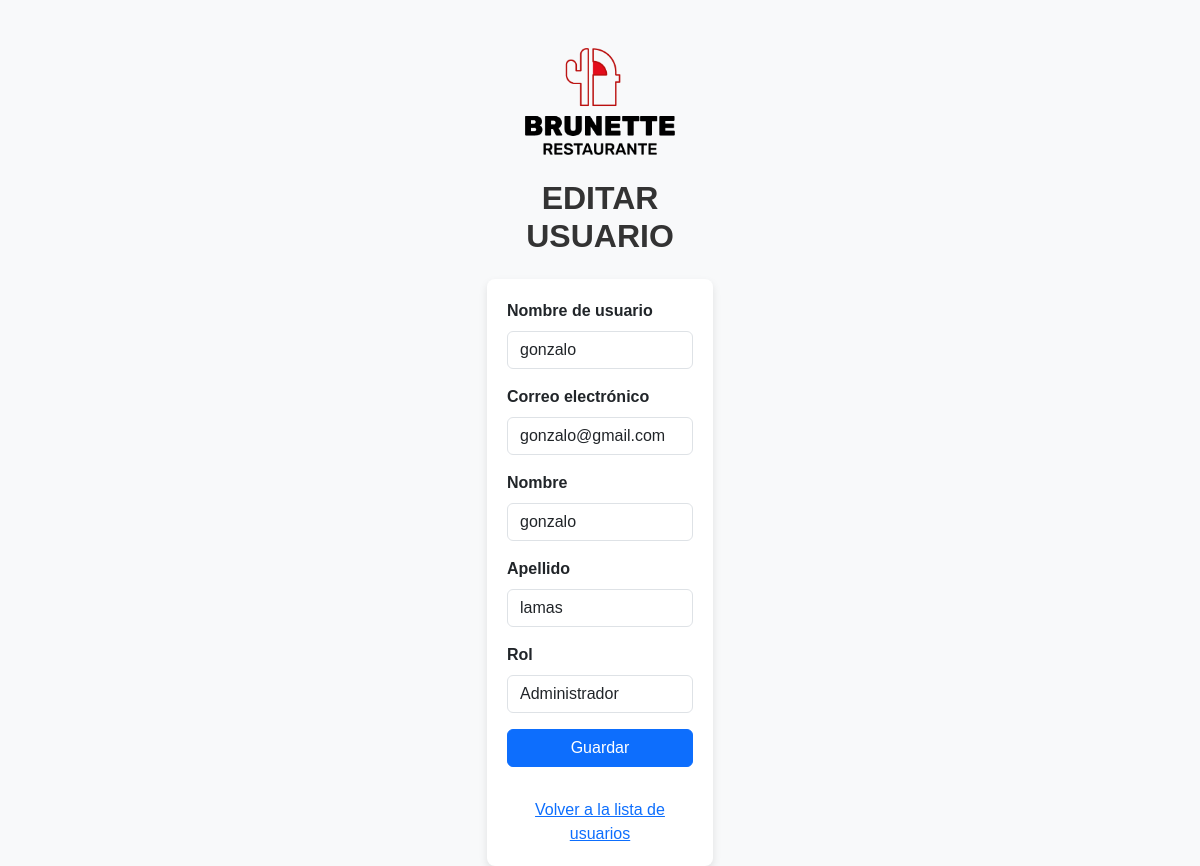
Screenshot of /usuarios/edit_user/6/ (signed in) with the database file from the repository.
### usuarios/models.py (models this page shows, shortened)
class Usuario(AbstractUser):
    ROLES = (
        ('ADMIN', 'Administrador'),
        ('CAJERO', 'Cajero'),
        ('CLIENTE', 'Cliente'),
        ('COCINERO', 'Cocinero'),
    )
    rol = models.CharField(max_length=10, choices=ROLES, default='CLIENTE')
    is_active = models.BooleanField(default=True)  # Borrado lógico

### usuarios/views.py (the view)
# urls.py: path('edit_user/<int:user_id>/', views.edit_user, name='edit_user'),
@login_required
@user_passes_test(es_admin)
def edit_user(request, user_id):
    usuario = get_object_or_404(Usuario, id=user_id)
    if request.method == 'POST':
        form = UserChangeForm(request.POST, instance=usuario)
        if form.is_valid():
            form.save()
            return redirect('usuarios:user_list')
    else:
        form = UserChangeForm(instance=usuario)
    return render(request, 'usuarios/edit_user.html', {'form': form})

### usuarios/views.py
class UserChangeForm(BaseUserChangeForm):
    class Meta:
        model = Usuario
        fields = ['username', 'email', 'first_name', 'last_name', 'rol']

### usuarios/templatetags/custom_filters.py (called while the page is built)
@register.filter(name='add_class')
def add_class(value, arg):
    return value.as_widget(attrs={'class': arg})

### usuarios/views.py (called while the page is built)
def es_admin(user):
    return user.is_superuser

### usuarios/templates/usuarios/edit_user.html (shortened to what this page needs)
{% extends 'usuarios/base.html' %}
{% load static %}
{% load custom_filters %}
{% block content %}
<div class="container d-flex justify-content-center mt-5">
    <div class="col-md-6">
        <div class="text-center mb-4">
            <img src="{% static 'img/logo.png' %}" alt="Imagen personalizada" class="img-fluid"
                style="max-width: 150px;">
        </div>
        <h2 class="text-center mb-4">Editar Usuario</h2>
        <form method="POST">
            <div class="mb-3">
                <label for="id_username" class="form-label">Nombre de usuario</label>
                {{ form.username|add_class:"form-control" }}
            </div>
            <div class="mb-3">
                <label for="id_email" class="form-label">Correo electrónico</label>
                {{ form.email|add_class:"form-control" }}
            </div>
            <div class="mb-3">
                <label for="id_first_name" class="form-label">Nombre</label>
                {{ form.first_name|add_class:"form-control" }}
            </div>
            <div class="mb-3">
                <label for="id_last_name" class="form-label">Apellido</label>
                {{ form.last_name|add_class:"form-control" }}
            </div>
            <div class="mb-3">
                <label for="id_rol" class="form-label">Rol</label>
                {{ form.rol|add_class:"form-control" }}
            </div>
            <button type="submit" class="btn btn-primary w-100">Guardar</button>
            <div class="mt-3 text-center">
                <a href="{% url 'usuarios:user_list' %}">Volver a la lista de usuarios</a>
            </div>
        </form>
    </div>
</div>
{% endblock %}

### usuarios/static/css/estilos.css (style rules this page uses)
form { background-color: #ffffff; padding: 20px; border-radius: 8px; box-shadow: 0 4px 8px rgba(0, 0, 0, 0.1); max-width: 500px; margin: 0 auto; }
form input, form select, form button { width: 100%; padding: 10px; margin-bottom: 15px; border-radius: 5px; border: 1px solid #ccc; }
form button { background-color: #007bff; color: #fff; border: none; cursor: pointer; }
form input, form select { font-size: 1rem; border-radius: 5px; border: 1px solid #ced4da; padding: 10px; }
form label { font-weight: bold; margin-bottom: 5px; display: block; }
body { background-color: #f8f9fa; font-family: Arial, sans-serif; }
.container { max-width: 500px; }
h2.text-center { font-family: 'Arial', sans-serif; color: #333; text-transform: uppercase; font-weight: bold; margin-bottom: 1.5rem; }

### rows the page displays
Usuario: username "gonzalo", email "gonzalo@gmail.com", first_name "gonzalo", last_name "lamas", rol "Administrador"
